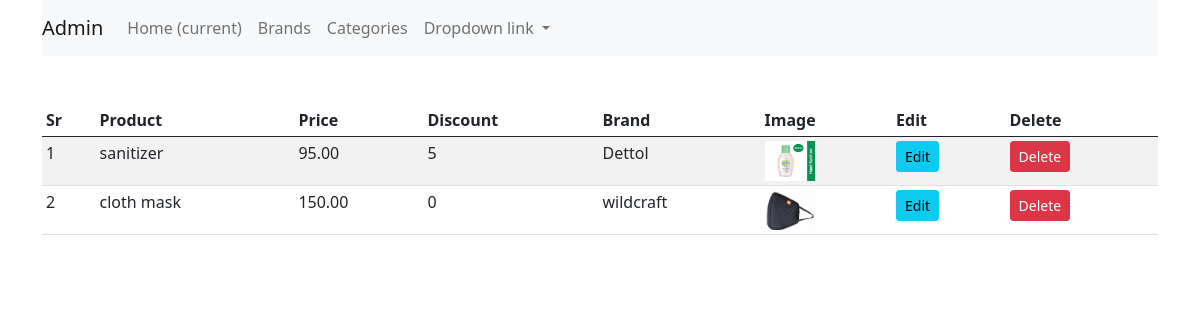
Page /admin (signed in) on the earlier database version.
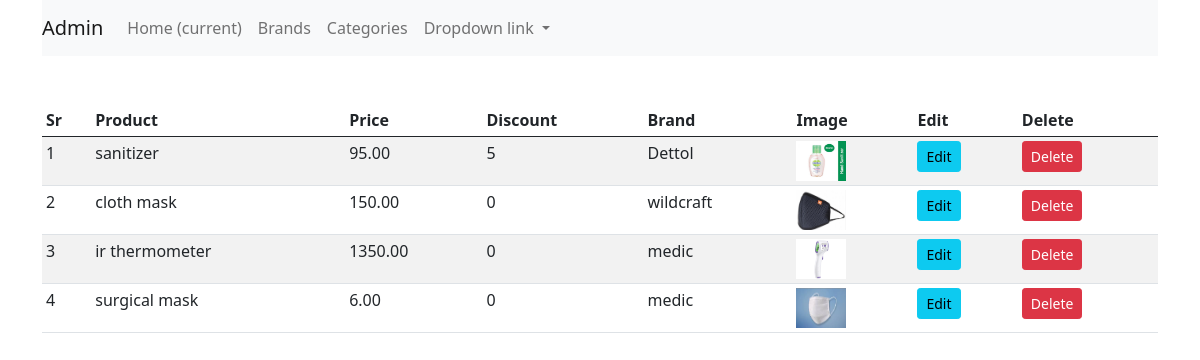
Same page on the later database version.
### shop/products/models.py (models this page shows, shortened)
class Addproduct(db.Model):
    id = db.Column(db.Integer, primary_key=True)
    name = db.Column(db.String(80), nullable=False)
    price = db.Column(db.Numeric(10,2), nullable=False)
    discount = db.Column(db.Integer, default=0)
    stock = db.Column(db.Integer, nullable=False)
    colors = db.Column(db.Text, nullable=False)
    desc = db.Column(db.Text, nullable=False)
    pub_date = db.Column(db.DateTime, nullable=False, default=datetime.utcnow)
    brand_id = db.Column(db.Integer, db.ForeignKey('brand.id'), nullable=False)
    brand = db.relationship('Brand',backref=db.backref('brands', lazy=True))
    category_id = db.Column(db.Integer, db.ForeignKey('category.id'), nullable=False)
    category = db.relationship('Category',backref=db.backref('categories', lazy=True))
    image_1 = db.Column(db.String(150), nullable=False, default='image1.jpg')
    image_2 = db.Column(db.String(150), nullable=False, default='image2.jpg')
    image_3 = db.Column(db.String(150), nullable=False, default='image3.jpg')

class Brand(db.Model):
    id = db.Column(db.Integer, primary_key=True)
    name = db.Column(db.String(30), nullable=False,unique=True)

### shop/admin/routes.py (the view)
@app.route('/admin')
def admin():
    if 'email' not in session:
        flash('Please login first','danger')
        return redirect(url_for('login'))
    products = Addproduct.query.all()
    return render_template('admin/index.html', title='Admin Page',products=products)

### shop/templates/admin/index.html (shortened to what this page needs)
{% extends 'layout.html' %}
{% block content %}
<div class="container">
    <nav class="navbar navbar-expand-lg navbar-light bg-light">
        <a class="navbar-brand" href="#">Admin</a>
        <div class="collapse navbar-collapse" id="navbarNavDropdown">
          <ul class="navbar-nav">
            <li class="nav-item active">
              <a class="nav-link" href="#">Home <span class="sr-only">(current)</span></a>
            </li>
            <li class="nav-item">
              <a class="nav-link" href="/brands">Brands</a>
            </li>
            <li class="nav-item">
              <a class="nav-link" href="/category">Categories</a>
            </li>
            <li class="nav-item dropdown">
              <a class="nav-link dropdown-toggle" href="#" id="navbarDropdownMenuLink" data-toggle="dropdown" aria-haspopup="true" aria-expanded="false">
                Dropdown link
              </a>
            </li>
          </ul>
        </div>
      </nav>
</div>
<div class="container mt-5">
    <table class="table table-sm table-condensed table-striped">
        <thead>
            <th>Sr</th>
            <th>Product</th>
            <th>Price</th>
            <th>Discount</th>
            <th>Brand</th>
            <th>Image</th>
            <th>Edit</th>
            <th>Delete</th>
        </thead>
        <tbody>
          {% for product in products %}
          <tr>
            <td>{{loop.index}}</td>
            <td>{{ product.name }}</td>
            <td>{{ product.price }}</td>
            <td>{{ product.discount }}</td>
            <td>{{ product.brand.name}}</td>
            <td> <img src="{{url_for('static',filename='images/' + product.image_1)}}" alt="{{product.name}}" width="50" height="40"></td>
            <td><a href="{{url_for('updateproduct',id=product.id)}}"class="btn btn-info btn-sm" >Edit</a></td>
            <td><button type="button" class="btn btn-danger btn-sm" data-bs-toggle="modal" data-bs-target="#exampleModal-{{product.id}}">
              Delete
            </button></td>
          </tr>
          {% endfor %}
          </tbody>
         </table>
</div>
{% endblock content %}

Differences in the rows shown:
added Addproduct: name "ir thermometer", price "1350.00", discount "0", brand.name "medic", image_1 (picture)
added Addproduct: name "surgical mask", price "6.00", discount "0", brand.name "medic", image_1 (picture)
